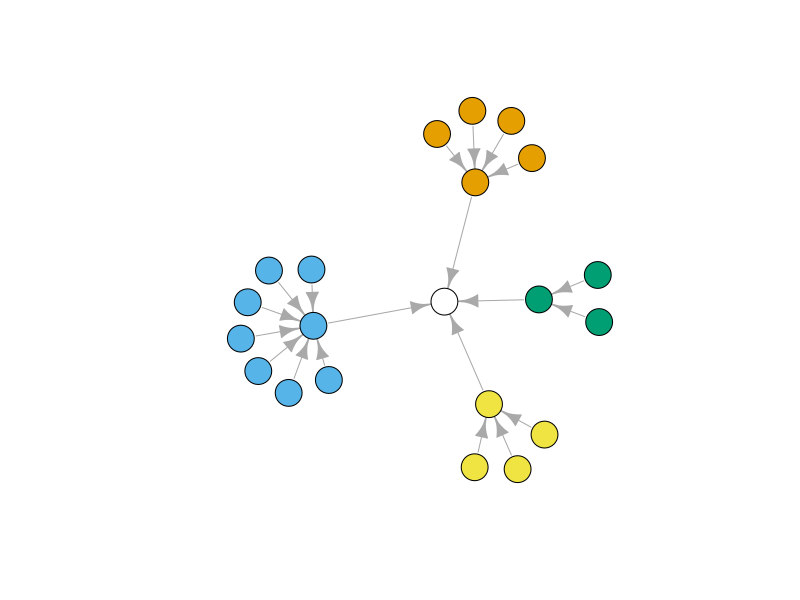

Reproduce this figure in R.
##########################################################################
# Preamble
##########################################################################

setwd("C:/YOUR_WORKING_DIRECTORY_PATH") # Set working directory
rm(list=ls()) # Empty workspace

##########################################################################
# Load packages
##########################################################################
library(tidyverse) # Collection of all the good stuff like dplyr, ggplot2 ect.
library(magrittr) # For extra-piping operators (eg. %<>%)
library(data.table) # Good format to work with large datasets
library(igraph) # Central graph library
library(tidygraph) # Incas you like the tidy way of graph analysis
library(ggraph) # For ggplot-like graph plotting


##########################################################################
# Load data
##########################################################################

el.advice <- fread("../data/Krack-High-Tec-edgelist-Advice.txt", data.table = FALSE)
el.friendship <- fread("../data/Krack-High-Tec-edgelist-Friendship.txt", data.table = FALSE)
el.reports <- fread("../data/Krack-High-Tec-edgelist-ReportsTo.txt", data.table = FALSE)
attributes <- fread("../data/Krack-High-Tec-Attributes.csv", data.table = FALSE)

##########################################################################
# Some cl
##########################################################################

colnames(el.advice) <- c('ego', 'alter', 'advice_tie')
colnames(el.friendship) <- c('ego', 'alter', 'friendship_tie')
colnames(el.reports) <- c('ego', 'alter', 'reports_tie')
colnames(attributes)<-tolower(colnames(attributes))

##########################################################################
# Inspect the data
##########################################################################

head(el.advice)
head(el.friendship)
head(el.reports)
head(attributes)

##########################################################################
# Create a graph object for the different networks
##########################################################################

g.reports <- graph_from_data_frame(d = el.reports %>% filter(reports_tie != 0) %>% select(ego, alter),
                                  vertices = attributes,
                                  directed = TRUE)

# Label the edgetype
E(g.reports)$type = "reports"

g.reports

#... go on for the other graphs

##########################################################################
# visualize (first simple shot)
##########################################################################

plot(g.reports, 
     vertex.color=V(g.reports)$dept, 
     vertex.label=NA)
# makes sense... an organigramm
